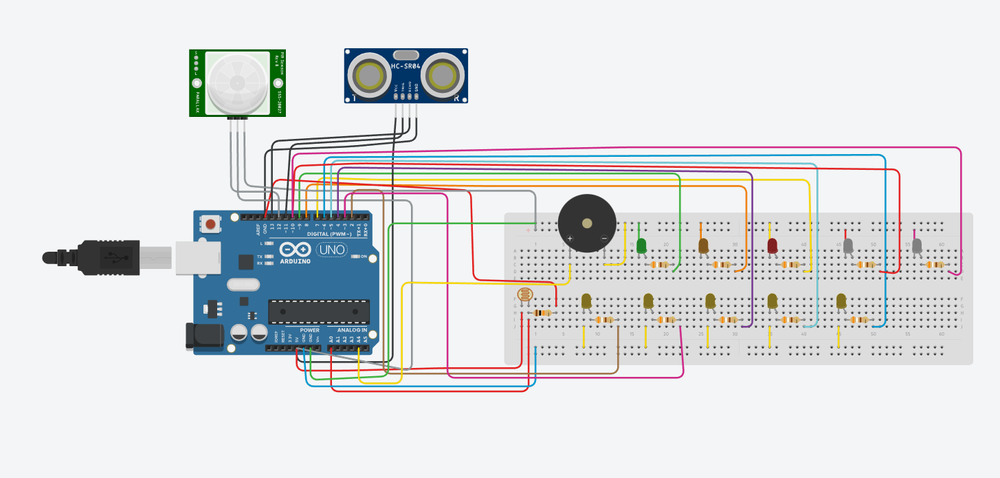
#> input picture Tinkercad-project-3/Tinkercad-project-3-main/circuit.png, 1000 x 478 px, shrunk from 1455 x 695 before the run, given in place of circuit.tif, which was not available
$ jupyter execute --allow-errors Lab5_FourierTransform_GLPF_Sobel.ipynb   (text cells are left out)
#> lines starting #> are read from the running program, lines starting #| are printed output that depends on the picture; long printed decimals are rounded; pictures that were not available may be replaced by others from this repository, and a replacement may not be noted
[cell 1]
import gdown

# Replace the ID with the actual file ID from Google Drive link
#file_id = "1cd2g_6jt7Ccnv8IVNQdFL_jmVn4lep-n"
file_id_grey = "1x8Kc4E15jwqtQ90OjMbBj2kSN_Q0Zsm7"
gdown.download(f"https://drive.google.com/uc?id={file_id_grey}", "moon.jpg", quiet=False)
#> (this line was passed over: gdown is not available in this run)

[cell 2]
# Εισαγωγή απαραίτητων βιβλιοθηκών
import cv2
import numpy as np
import matplotlib.pyplot as plt

# Συνάρτηση για εμφάνιση εικόνων με matplotlib
def show_image(title, image, cmap='gray'):
    plt.figure(figsize=(6,6))
    plt.imshow(image, cmap=cmap)
    plt.title(title)
    plt.axis('off')
    plt.show()

#######################################
# Άσκηση 1: Fourier Transform - moon.jpg
#######################################
# Ανάγνωση εικόνας (σε grayscale)
img_rect = cv2.imread('moon.jpg', cv2.IMREAD_GRAYSCALE)
#> (the rest of this cell did not finish here and is left out)

[cell 3]
import gdown

# Replace the ID with the actual file ID from Google Drive link
#file_id = "1cd2g_6jt7Ccnv8IVNQdFL_jmVn4lep-n"
file_id_grey = "10UXyMFm0X4KQxjM83x_Pc58rWfY2HAJV"
gdown.download(f"https://drive.google.com/uc?id={file_id_grey}", "circuit.tif", quiet=False)
#> (this line was passed over: gdown is not available in this run)

[cell 4]
# Εισαγωγή απαραίτητων βιβλιοθηκών
import cv2
import numpy as np
import matplotlib.pyplot as plt
#######################################
# Άσκηση 2: Fourier Transform - cameraman.tif και ανακατασκευή
#######################################
# Ανάγνωση εικόνας cameraman.tif
img_cam = cv2.imread('circuit.tif', cv2.IMREAD_GRAYSCALE)
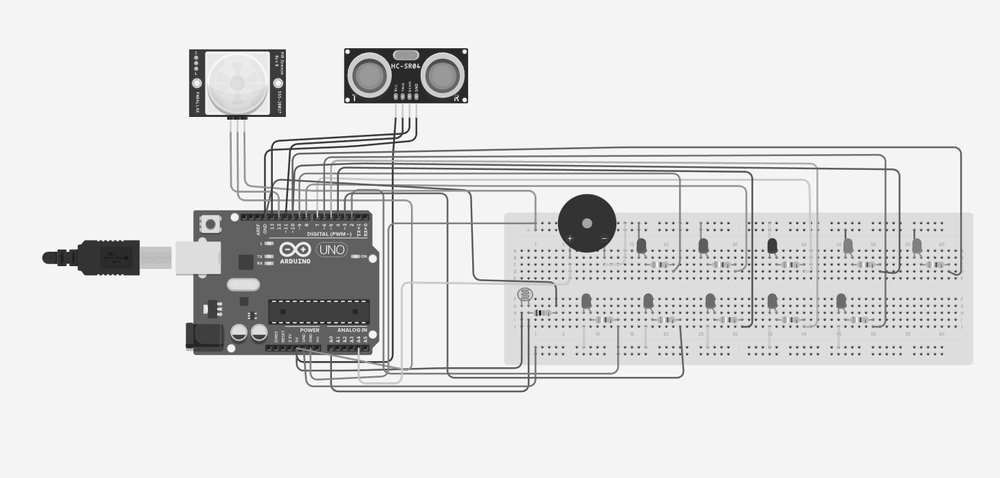
#> img_cam: shape (478, 1000); min 0, max 255, mean 221.5
if img_cam is None:
    raise IOError("Η εικόνα circuit δεν βρέθηκε.")

# Fourier μετασχηματισμός
F_cam = np.fft.fft2(img_cam)
F_cam_shift = np.fft.fftshift(F_cam)

# Μέτρο και λογαριθμικό φάσμα
F_cam_mag = np.abs(F_cam_shift)
F_cam_log = np.log(1 + F_cam_mag)
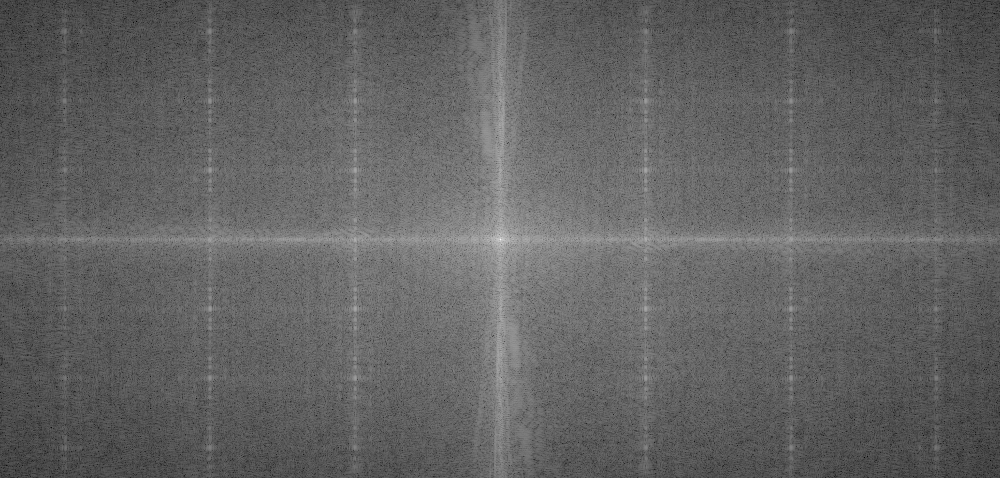
#> F_cam_log: shape (478, 1000) float64; min 1.77, max 18.48, mean 8.21; drawn with min black and max white

# Ανακατασκευή εικόνας μέσω του αντίστροφου μετασχηματισμού
img_cam_reconstructed = np.fft.ifft2(F_cam)
img_cam_reconstructed = np.abs(img_cam_reconstructed)

# Εμφάνιση αποτελεσμάτων
show_image('Φάσμα Fourier circuit (μέτρο)', F_cam_mag, cmap='gray')
show_image('Λογαριθμικό φάσμα Fourier circuit', F_cam_log, cmap='gray')
show_image('Ανακατασκευασμένη εικόνα circuit', img_cam_reconstructed, cmap='gray')

[cell 5]
#######################################
# Άσκηση 3: Gaussian Low Pass Filter (GLPF) στην cameraman.tif
#######################################
def gaussian_low_pass_filter(shape, sigma):
    M, N = shape
    # Δημιουργία πλέγματος συχνοτήτων
    u = np.arange(0, M)
    v = np.arange(0, N)
    u = u - M//2
    v = v - N//2
    V, U = np.meshgrid(v, u)
    D2 = U**2 + V**2
    H = np.exp(-D2/(2*(sigma**2)))
    return H

# Fourier μετασχηματισμός της εικόνας cameraman
F_cam = np.fft.fft2(img_cam)
F_cam_shift = np.fft.fftshift(F_cam)

# Λίστες τιμών σ
sigma_values = [0.1, 1]

for sigma in sigma_values:
    # Δημιουργία GLPF
    H = gaussian_low_pass_filter(img_cam.shape, sigma)
    # Εφαρμογή φίλτρου στο φάσμα
    F_filtered_shift = F_cam_shift * H
    # Αντίστροφος μετασχηματισμός (πρώτα μετατόπιση πίσω)
    F_filtered = np.fft.ifftshift(F_filtered_shift)
    img_filtered = np.fft.ifft2(F_filtered)
    img_filtered = np.abs(img_filtered)
    print(img_filtered[100,100])
    # Εμφάνιση αποτελέσματος για κάθε σ
    show_image(f'Φιλτραρισμένη εικόνα (GLPF, sigma = {sigma})', img_filtered, cmap='gray')
#> this loop made 2 passes
#| 221.482
#| 231.414
#> pass 2, `img_filtered = np.abs(img_filtered)`:
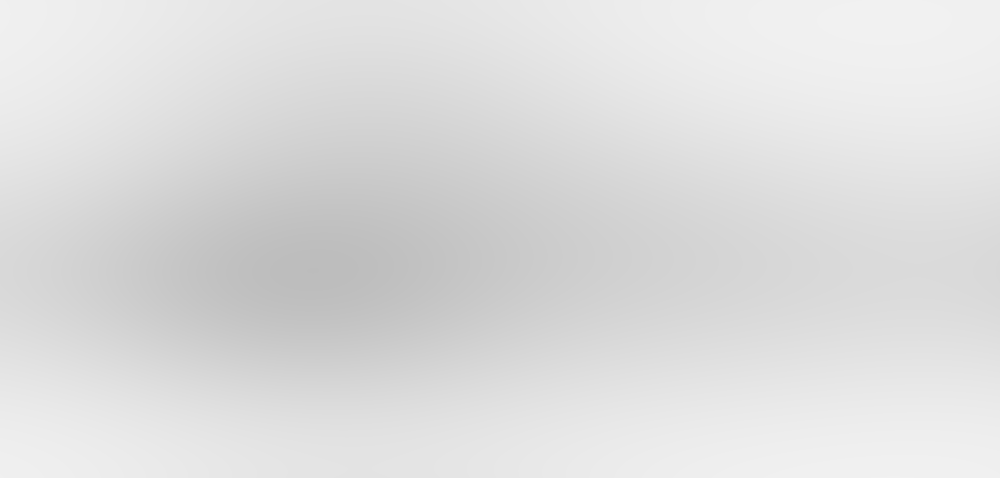
#> img_filtered: shape (478, 1000) float64; min 189, max 241.4, mean 221.5

[cell 6]
#######################################
# Άσκηση 4: Φιλτράρισμα με Sobel – spatial και frequency domain - circuit.tif
#######################################
# Ανάγνωση εικόνας circuit.tif
img_circuit = cv2.imread('circuit.tif', cv2.IMREAD_GRAYSCALE)
if img_circuit is None:
    raise IOError("Η εικόνα circuit.tif δεν βρέθηκε.")

# Ορισμός φίλτρου Sobel για ανίχνευση ακμών κατά την x-διεύθυνση
sobel_kernel = np.array([[-1, 0, 1],
                         [-2, 0, 2],
                         [-1, 0, 1]], dtype=np.float32)

# 1. Φιλτράρισμα στο πεδίο του χώρου
img_spatial = cv2.filter2D(img_circuit, -1, sobel_kernel)
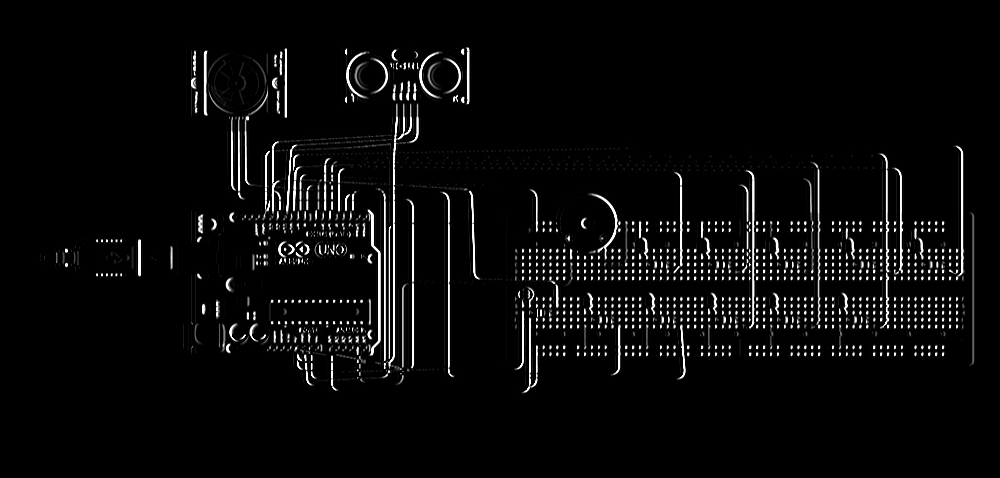
#> img_spatial: shape (478, 1000); min 0, max 255, mean 9.6
show_image('Φιλτράρισμα στο πεδίο του χώρου (Sobel)', img_spatial, cmap='gray')

# 2. Φιλτράρισμα στο πεδίο των συχνοτήτων
# Υπολογισμός Fourier μετασχηματισμού της εικόνας
F_circuit = np.fft.fft2(img_circuit)
F_circuit_shift = np.fft.fftshift(F_circuit)

# Δημιουργία συνάρτησης μεταφοράς του φίλτρου
# Πρώτα, δημιουργούμε την αντίστοιχη συνάρτηση μεταφοράς του kernel:
# Πλάτωση (padding) του kernel στο μέγεθος της εικόνας
pad_kernel = np.zeros_like(img_circuit, dtype=np.float32)
kh, kw = sobel_kernel.shape
#> kh = 3; kw = 3
# Τοποθέτηση του kernel στο κέντρο
pad_kernel[:kh, :kw] = sobel_kernel
# Μετατόπιση ώστε το κέντρο του kernel να βρίσκεται στη θέση (0,0)
pad_kernel = np.fft.ifftshift(pad_kernel)
H_freq = np.fft.fft2(pad_kernel)

# Εφαρμογή φίλτρου στο φάσμα της εικόνας
F_filtered_freq = F_circuit * H_freq
img_freq_filtered = np.fft.ifft2(F_filtered_freq)
img_freq_filtered = np.abs(img_freq_filtered)
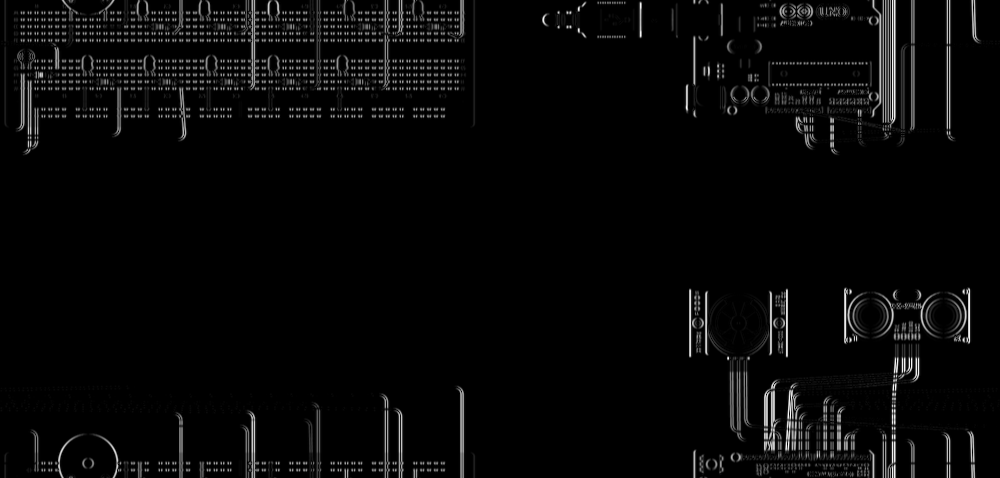
#> img_freq_filtered: shape (478, 1000) float64; min 0, max 873, mean 26.6; drawn with min black and max white

# Εμφάνιση αποτελεσμάτων
# Εμφάνιση της συνάρτησης μεταφοράς (μέτρο)
H_freq_shift = np.fft.fftshift(H_freq)
show_image('Συνάρτηση μεταφοράς φίλτρου (μέτρο)', np.abs(H_freq_shift), cmap='gray')
#> in show_image (call 7), `plt.show()`:
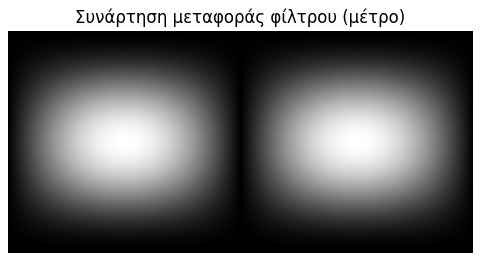
#> figure drawn by matplotlib, 1 panel
show_image('Φιλτραρισμένη εικόνα στο πεδίο συχνοτήτων (Sobel)', img_freq_filtered, cmap='gray')

$ run again, with Small-Projects-in-Html-Css-Javascript/Small-Projects-in-Html-Css-Javascript-main/example1.png copied over Tinkercad-project-3/Tinkercad-project-3-main/circuit.png
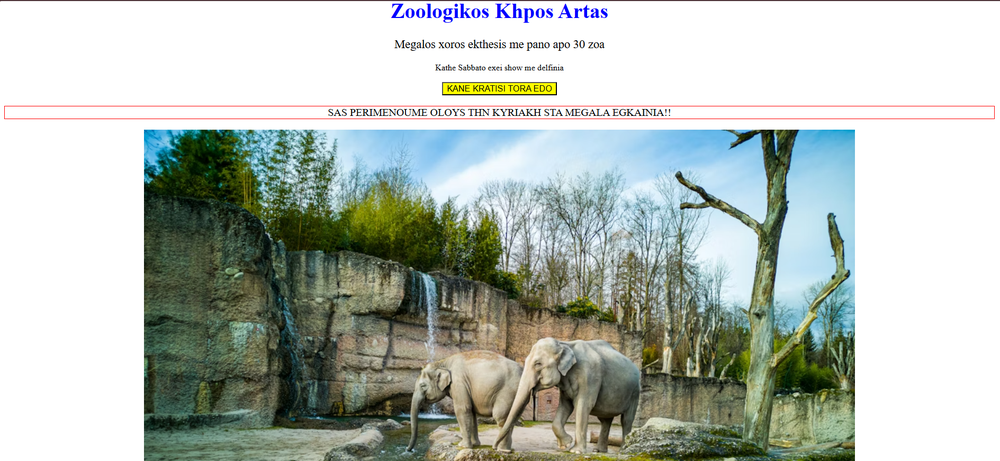
#> input picture Small-Projects-in-Html-Css-Javascript/Small-Projects-in-Html-Css-Javascript-main/example1.png, 1000 x 461 px, shrunk from 1889 x 871 before the run, given in place of circuit.tif, which was not available
#> the loop `for sigma in sigma_values:` made 2 passes
#| 185.978
#| 223.585
#> `img_spatial = cv2.filter2D(img_circuit, -1, sobel_kernel)`:
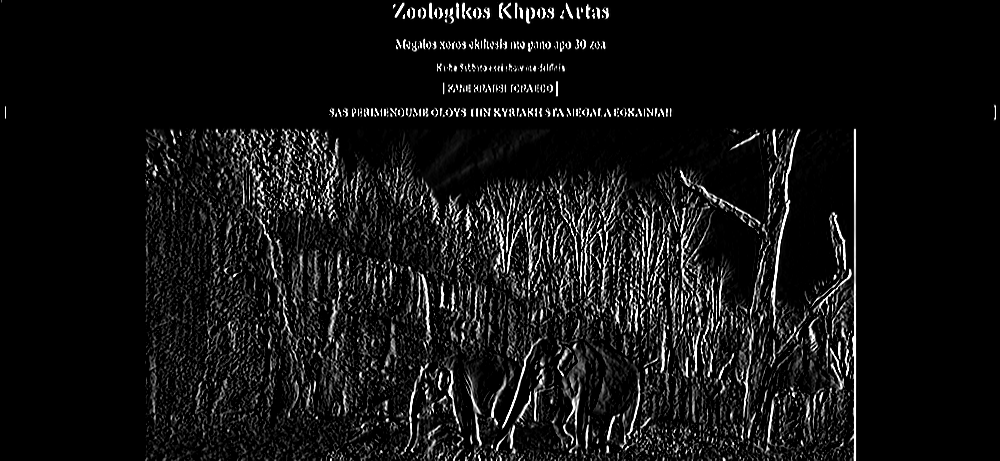
#> img_spatial: shape (461, 1000); min 0, max 255, mean 18.8
#> kh = 3
#> in show_image (call 7), `plt.show()`:
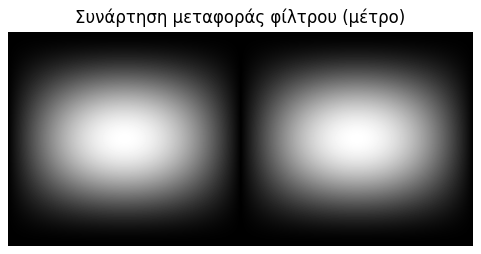
#> figure drawn by matplotlib, 1 panel

$ run again, with Small-Projects-in-Html-Css-Javascript/Small-Projects-in-Html-Css-Javascript-main/example10.png copied over Tinkercad-project-3/Tinkercad-project-3-main/circuit.png
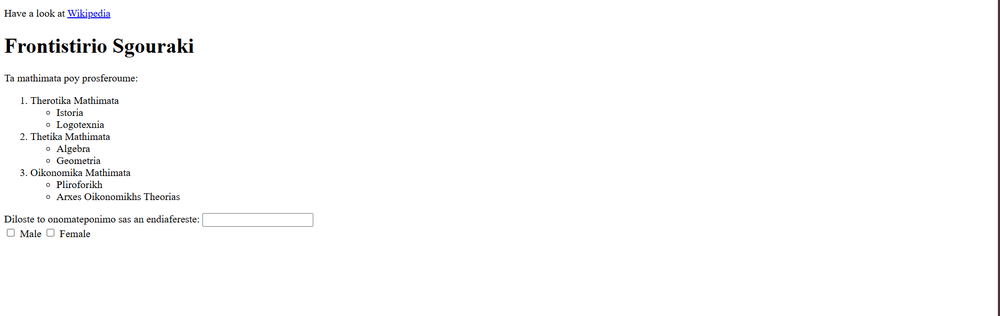
#> input picture Small-Projects-in-Html-Css-Javascript/Small-Projects-in-Html-Css-Javascript-main/example10.png, 1000 x 316 px, shrunk from 1912 x 605 before the run, given in place of circuit.tif, which was not available
#> the loop `for sigma in sigma_values:` made 2 passes
#| 251.875
#| 246.362
#> `img_spatial = cv2.filter2D(img_circuit, -1, sobel_kernel)`:
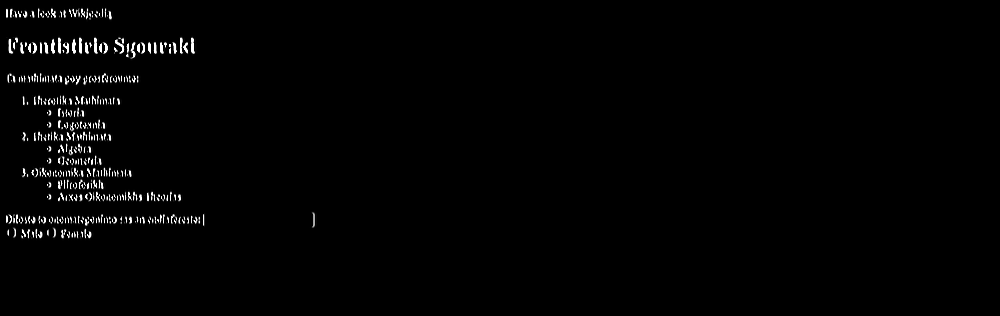
#> img_spatial: shape (316, 1000); min 0, max 255, mean 3.3
#> kh = 3
#> in show_image (call 7), `plt.show()`:
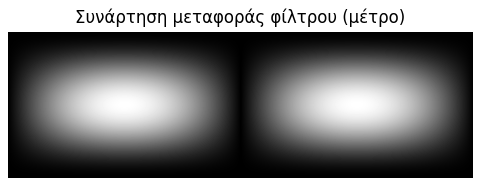
#> figure drawn by matplotlib, 1 panel
